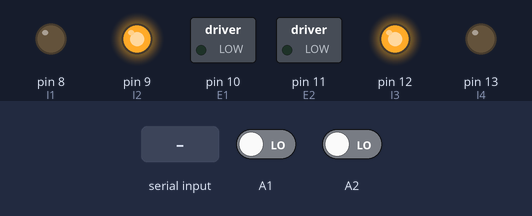
A sketch run on a simulated Arduino Uno, built with avr-gcc and run on an emulated ATmega328P. Shown: switched loads named in the sketch (green lamp = pin HIGH), output pins drawn as LEDs (lit = HIGH). Inputs (shaded band) come from the test bench; at power-on: A1 LOW, A2 LOW.

Above: at 1.2 s.
1.3 s: "0" received over the second serial link
At 2.8 s:
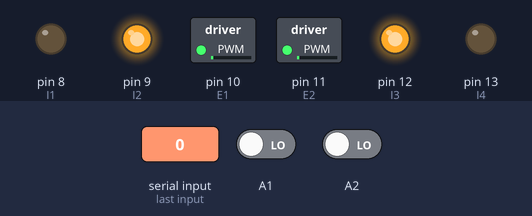
4.3 s: "1" received over the second serial link
At 5.6 s:
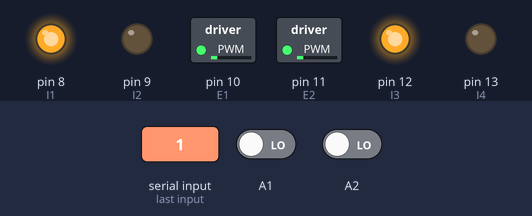
7.3 s: "2" received over the second serial link
At 8.9 s:
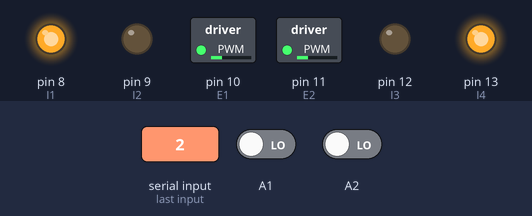
10.3 s: "0" received over the second serial link
At 11.9 s:
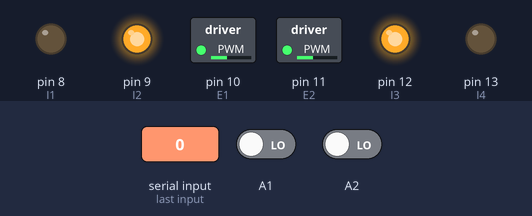
13.3 s: A1 driven HIGH
16.3 s: A2 driven HIGH
Timing chart, 0 to 23.7 s (numbered marks = the images above; inputs shaded):
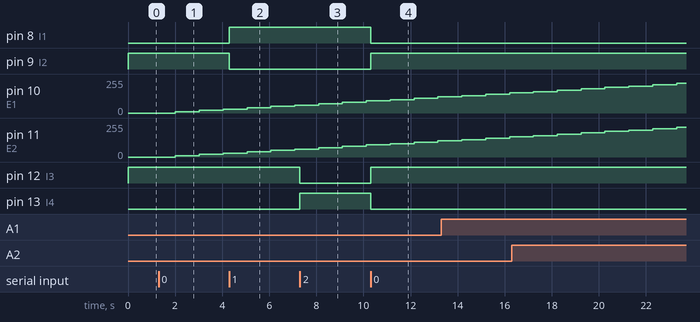

The sketch:

controladorArduino.ino
```cpp
#include <SoftwareSerial.h>


#define E1 10  // Enable Pin for motor 1
#define I1 8     // Control pin 1 for motor 1
#define I2 9     // Control pin 2 for motor 1

#define E2 11  // Enable Pin for motor 1
#define I3 12    // Control pin 1 for motor 1
#define I4 13     // Control pin 2 for motor 1

double t0, countE1, countE2, v1, v2, currentE1, currentE2;
double en1, en2;
double valorLuz;

double kp[2] = {.004,.001};
double ki[2] = {.005,.005};
double kd[2] = {.01,.01};

unsigned long prevTime[2];
double lastError[2];
double outM1, outM2, setPoint1, setPoint2;
double I[2];


//conf del xbee
SoftwareSerial xbee = SoftwareSerial(65,64);
char senal = '7';

void setup() {
    xbee.begin(9600);

    for (int i =8 ; i<14 ; i++)                     // Inicializamos los pines
      pinMode( i, OUTPUT);

    pinMode(A2, INPUT);
    pinMode(A1, INPUT);
    t0 =0;
    setPoint1 = 0;
    setPoint2 = 0;

    I[0] = 0;
    I[1] = 0;


    analogWrite(E2, 0);     // Activamos Motor1
    digitalWrite(I3, HIGH);     // Arrancamos
    digitalWrite(I4, LOW);

    analogWrite(E1, 0);     // Activamos Motor2
    digitalWrite(I2, HIGH);// Arrancamos
    digitalWrite(I1, LOW);


}


void loop() {

  if(t0 == 0){
    t0 = millis();
    countE1 = 0;
    countE2 = 0;
  }

  currentE1 = digitalRead(A2);
  double xr = (en1||currentE1)&&(!en1 || !currentE1);
  countE1 = countE1 + xr;
  en1 = currentE1;

  currentE2 = digitalRead(A1);
  xr = (en2||currentE2)&&(!en2 || !currentE2);
  countE2 = countE2 + xr;
  en2 = currentE2;


 double currentTime = millis();
  if (currentTime - t0 >= 1000){
    v1 = ((countE1/18)*1000)/(currentTime-t0);

    v2 = ((countE2/18)*1000)/(currentTime-t0);

    t0 = 0;

    outM1 = PID(v1, 0, setPoint1);
    outM2 = PID(v2, 1, setPoint2);

     double outPWM1 = min(abs(outM1), 255);
     double outPWM2 = min(abs(outM2), 255);
     analogWrite(E2, outPWM1);
     analogWrite(E1, outPWM2);

     xbee.println(v1);
     xbee.println(v2);


 }

  if(xbee.available()){
        senal = xbee.read();
        switch(senal) {
        case '0' :
          xbee.println("Entre a cero");
          digitalWrite(I2, HIGH);// Arrancamos
          digitalWrite(I1, LOW);
          digitalWrite(I3, HIGH);     // Arrancamos
          digitalWrite(I4, LOW);
          setPoint1 = 2;
          setPoint2 = 2;
          break;
        case '1' :
          digitalWrite(I2, LOW);// Arrancamos
          digitalWrite(I1, HIGH);
          setPoint1 = 2;
          setPoint2 = 2;
          break;
        case '2':
          digitalWrite(I3, LOW);     // Arrancamos
          digitalWrite(I4, HIGH);
          setPoint1 =  2;
          setPoint2 = 2;

          break;
         case '3':
          setPoint1 = 0;
          setPoint2 = 0;
          break;
      }


  }


}


double PID(double e , int m,  double setPoint){
    double currentTime = millis();
    double eTime = (double)(currentTime - prevTime[m]);
    double error = setPoint - e;

    I[m] += error * eTime;
    double d = (error-lastError[m])/eTime;

    double pid = kp[m]*error + kd[m]*d + ki[m]*I[m];

    lastError[m] = error;
    prevTime[m] = currentTime;

    return pid;
}
```

Measured:
- after the input at 1.3 s, pin 10 (E1), pin 11 (E2): 0/255 → 10/255 after 0.71 s, → 20/255 1.0 s later, → 30/255 1.0 s later
- after the input at 4.3 s, pin 8 (I1): LOW → HIGH at once; pin 9 (I2): HIGH → LOW at once
- after the input at 7.3 s, pin 12 (I3): HIGH → LOW at once; pin 13 (I4): LOW → HIGH at once
- after the input at 10.3 s, pin 8 (I1), pin 13 (I4): HIGH → LOW at once; pin 9 (I2), pin 12 (I3): LOW → HIGH at once
